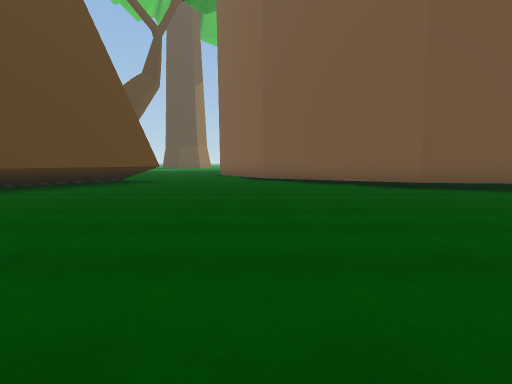
[1] (above)

24 first-person views from a walk through a Unity game level. The camera is 1.3 m above the floor, tilts 6° down and sees 85° across. The floor is counted in squares, 2 m on a side. Each view is taken from the middle of a square. On the plan, view 1 faces up. The plan holds only what a view shows up to about 9 squares ahead; the rest is blank. The place goes on beyond the plan. Some animated figures are not drawn. Some surface patterns are stand-ins.

[2]
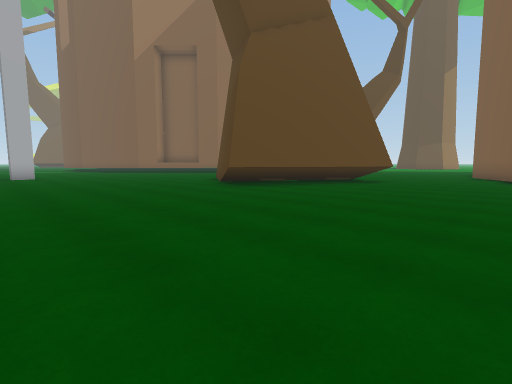

[3]
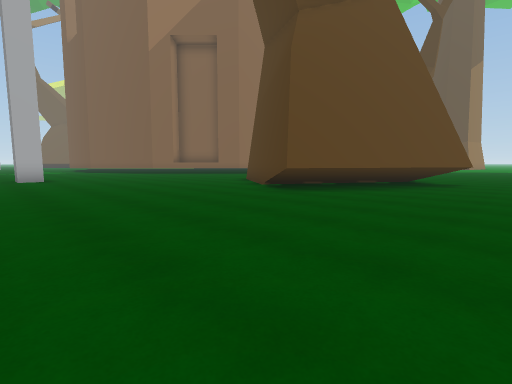

[4]
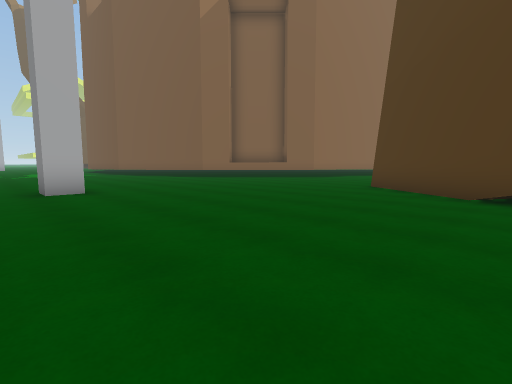

[5]
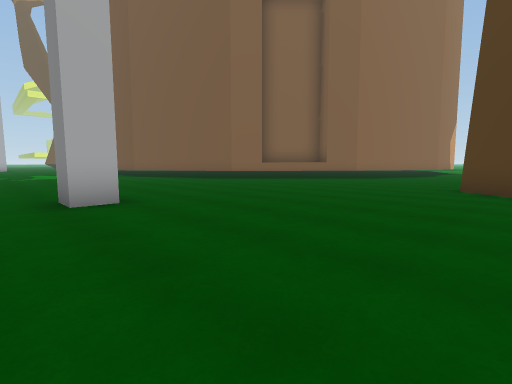

[6]
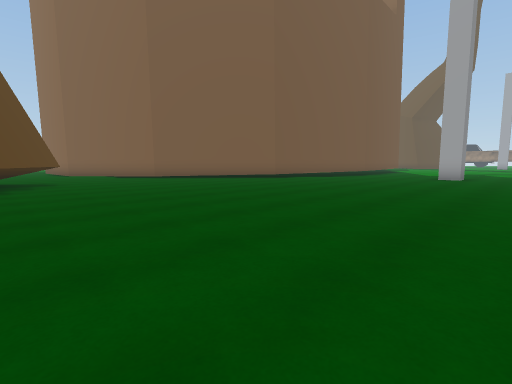

[7]
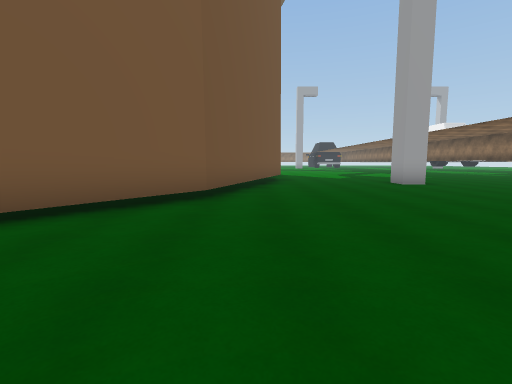

[8]
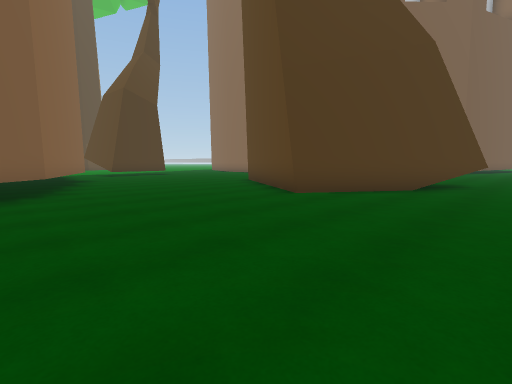

[9]
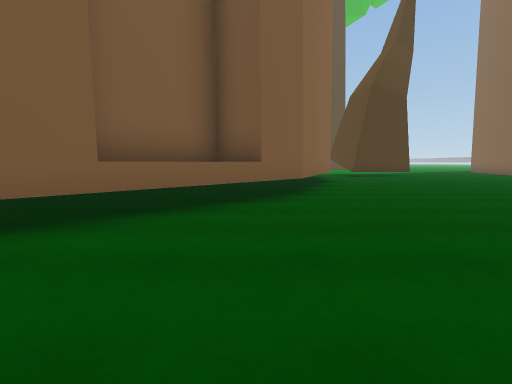

[10]
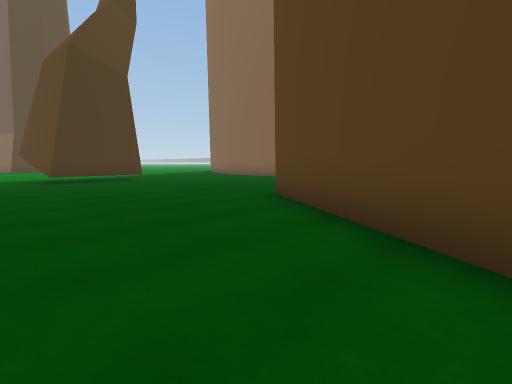

[11]
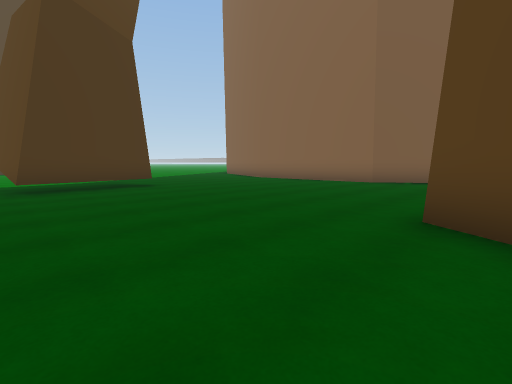

[12]
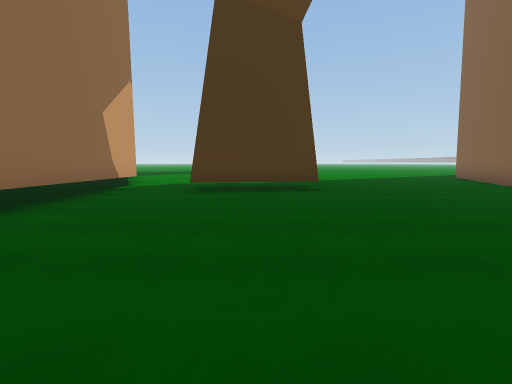

[13]
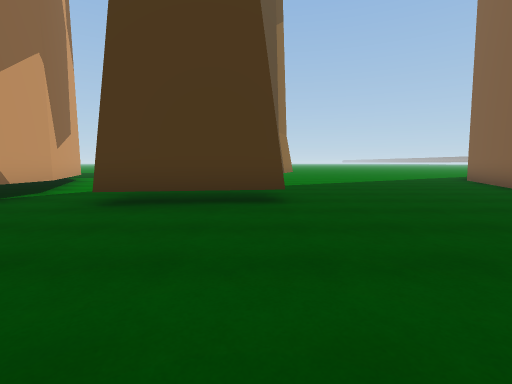

[14]
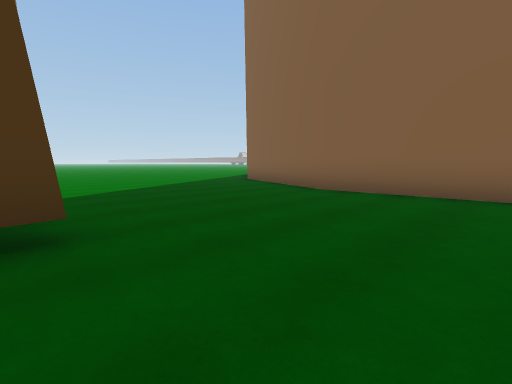

[15]
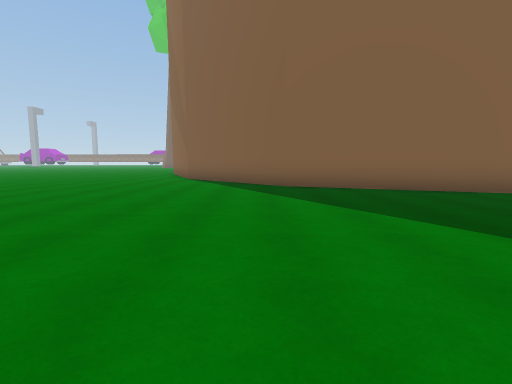

[16]
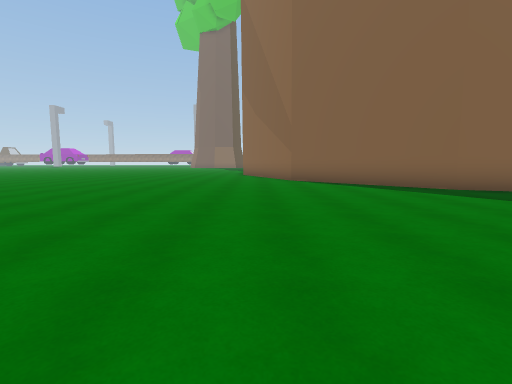

[17]
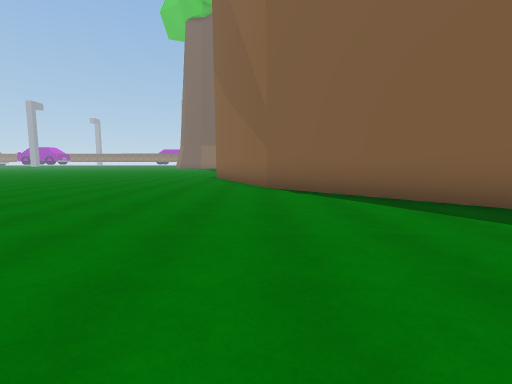

[18]
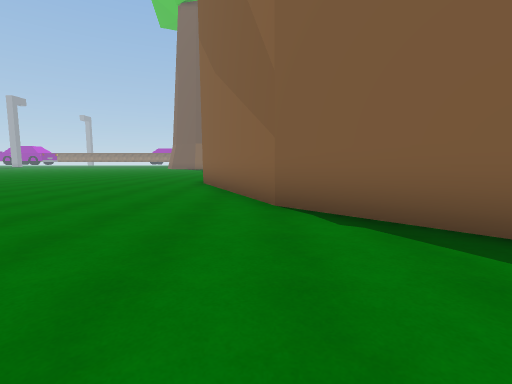

[19]
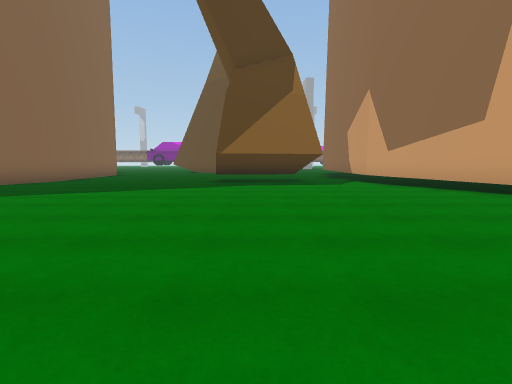

[20]
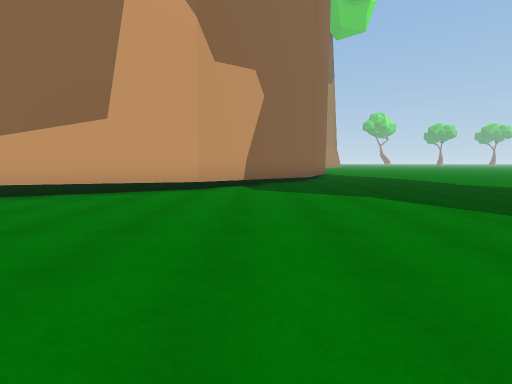

[21]
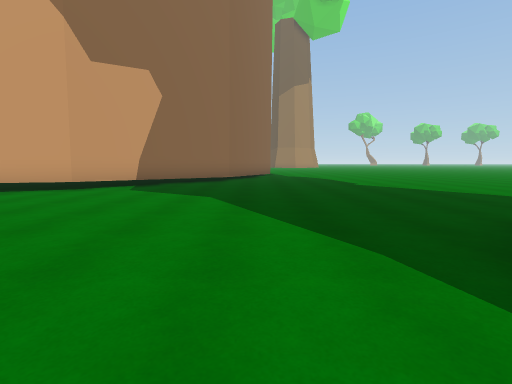

[22]
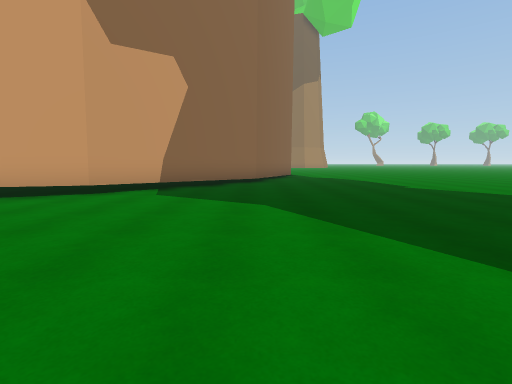

[23]
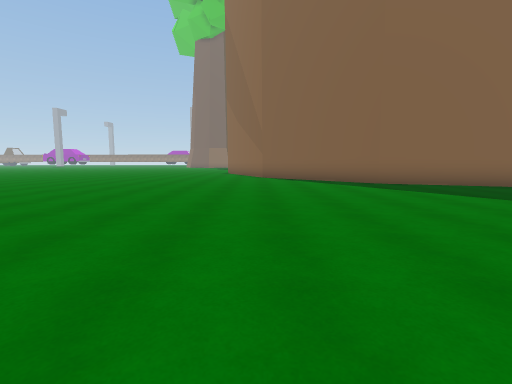

[24]
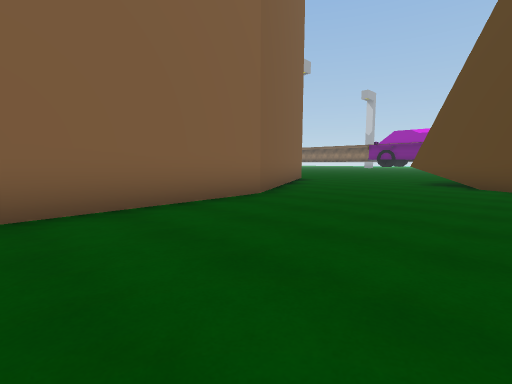

### Floor plan
Points are (right, up) in squares from view 1. A wall is a line through its corners. A room is listed if a view was taken in it or the views show most of it. See-through windows are left out.
Room 1 (views 1, 2, 3, 4, 5, 6, 7, 8, 9, 10, 11, 12)
walls: (-3.2, 9.3) (-5.9, 4.9) (-10.1, 7.7) (-7.6, 11.8); (-13.7, 1.6) (-13.7, 0.9) (-14.5, 0.9); (-14.9, 9.8) (-15.8, 10.7) (-17.4, 9.2); (-13.2, 12.8) (-14, 10.7) (-17.4, 7.4); (7.4, 0.9) (7.4, 1.6) (8.1, 1.6); (8, 5.4) (4.1, 6.9) (1.6, 9.1)
ways out: opening at (-10, 12) to room 2; opening at (-2, 9.7) to room 2
Room 2 (views 13, 14, 15, 16, 17, 18, 19, 20, 21, 22, 23, 24)
walls: (-7.5, 18.6) (-10.4, 18.2) (-10.6, 19.5); (-18.1, 27.7) (-14.6, 24.6) (-12.5, 20.1) (-12.3, 15.5); (-12.6, 14.4) (-13.2, 12.8); (-0.4, 11.7) (-1.9, 14.8) (-2.1, 19.6) (-0.3, 24.2) (3.2, 27.7) (8, 29.7); (-5.7, 10.7) (-3.2, 9.3)
ways out: opening at (-10, 12) to room 1; opening at (-2, 9.7) to room 1

Where each view was taken, in squares from view 1:
view 1: 0 up, 0 right, facing up
view 2: 0 up, 0 right, facing up-left
view 3: 0 up, 2 left, facing up-left
view 4: 0 up, 7 left, facing up-left
view 5: 0 up, 9 left, facing up-left
view 6: 1 down, 5 left, facing up-right
view 7: 6 up, 1 left, facing right
view 8: 4 up, 15 left, facing up-right
view 9: 5 up, 15 left, facing up
view 10: 8 up, 12 left, facing up-right
view 11: 11 up, 11 left, facing up-right
view 12: 12 up, 9 left, facing up
view 13: 14 up, 8 left, facing up
view 14: 16 up, 8 left, facing up-right
view 15: 25 up, 8 left, facing right
view 16: 29 up, 7 left, facing right
view 17: 28 up, 4 left, facing right
view 18: 28 up, 1 left, facing right
view 19: 29 up, 9 left, facing down
view 20: 26 up, 8 left, facing left
view 21: 29 up, 8 left, facing left
view 22: 28 up, 9 left, facing left
view 23: 28 up, 9 left, facing right
view 24: 19 up, 6 left, facing down-right
